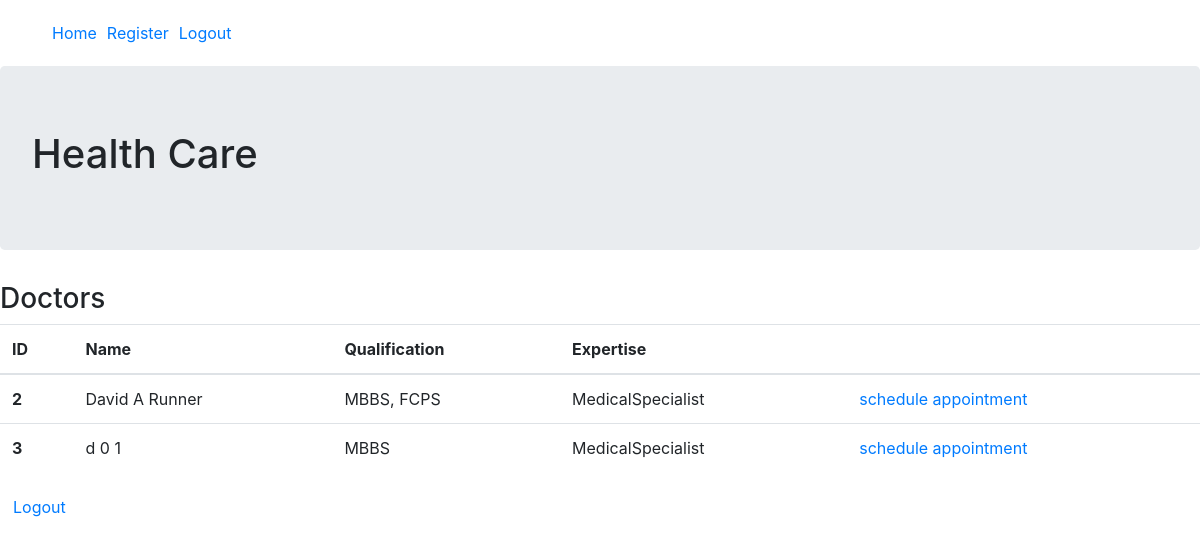
Page / (signed in) on the earlier database version.
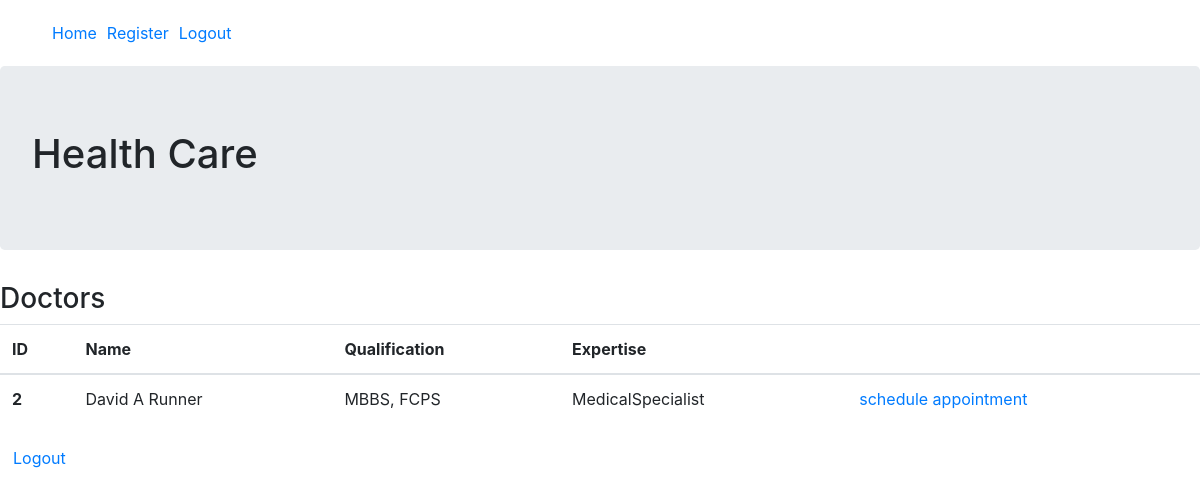
Same page on the later database version.
### tables this page shows
CREATE TABLE users (
    id INTEGER PRIMARY KEY AUTOINCREMENT,
    created TIMESTAMP NOT NULL DEFAULT CURRENT_TIMESTAMP,
    role TEXT NOT NULL,
    fname TEXT NULL,
    mname TEXT NULL,
    lname TEXT NULL,
    email TEXT NULL,
    password TEXT NULL,
    cnic TEXT NULL,
    postal_code TEXT NULL,
    father_name TEXT NULL,
    gender TEXT NULL,
    blood_group TEXT NULL,
    emergency_mobile TEXT NULL,
    payment_mode TEXT NULL,
    qualification TEXT NULL,
    expertise TEXT NULL
);

### main.py (the view)
@app.route('/')
def index():
    login_status = session.get('login_status')
    if login_status is None:
        return render_template('login.html')
    role = session.get('role')
    email = session.get('email')
    if role == 'Patient':
        doctors = get_doctors()
        return render_template('home_patient.html', role=role, email=email, doctors=doctors)
    return render_template('home_doctor.html', role=role, email=email)

### main.py (called while the page is built)
def get_db_connection():
    conn = sqlite3.connect('database.db')
    conn.row_factory = sqlite3.Row
    return conn

def get_doctors():
    conn = get_db_connection()
    doctors = conn.execute('SELECT * FROM users WHERE role="Doctor" ORDER BY fname, mname, lname').fetchall()
    conn.close()
    return doctors

### templates/home_patient.html (shortened to what this page needs)
<!DOCTYPE html>
<html lang="en">
<head>
    <link rel="stylesheet" href="static/css/bootstrap.min.css">
</head>
<body>
<nav class="navbar">
    <div class="container-fluid">
        <ul class="nav navbar">
            <li active style="margin: 5px"><a href="#">Home</a></li>
            <li style="margin: 5px"><a href="/register">Register</a></li>
            <li style="margin: 5px"><a href="/logout">Logout</a></li>
        </ul>
    </div>
</nav>
<div class="jumbotron">
    <h1>Health Care</h1>
</div>
<h3>Doctors</h3>
<table class="table">
    <thead>
    <th>
        ID
    </th>
    <th>
        Name
    </th>
    <th>
        Qualification
    </th>
    <th>
        Expertise
    </th>
    <th>
    </th>
    </thead>
    <tbody>
    {% for doctor in doctors %}
    <tr>
        <th>
            {{ doctor["id"] }}
        </th>
        <td>
            {{ doctor["fname"] + " " + doctor["mname"] + " " + doctor["lname"]}}
        </td>
        <td>
            {{ doctor["qualification"] }}
        </td>
        <td>
            {{ doctor["expertise"] }}
        </td>
        <td>
            <a href='/schedule_appointment?doctor_id={{ doctor["id"] }}'>schedule appointment</a>
        </td>
    </tr>
    {% endfor %}
    </tbody>
</table>
<a class="btn" href="/logout">Logout</a>
</body>
</html>

Differences in the rows shown:
removed users: id "3", fname+mname+lname "d 0 1", qualification "MBBS", expertise "MedicalSpecialist"
